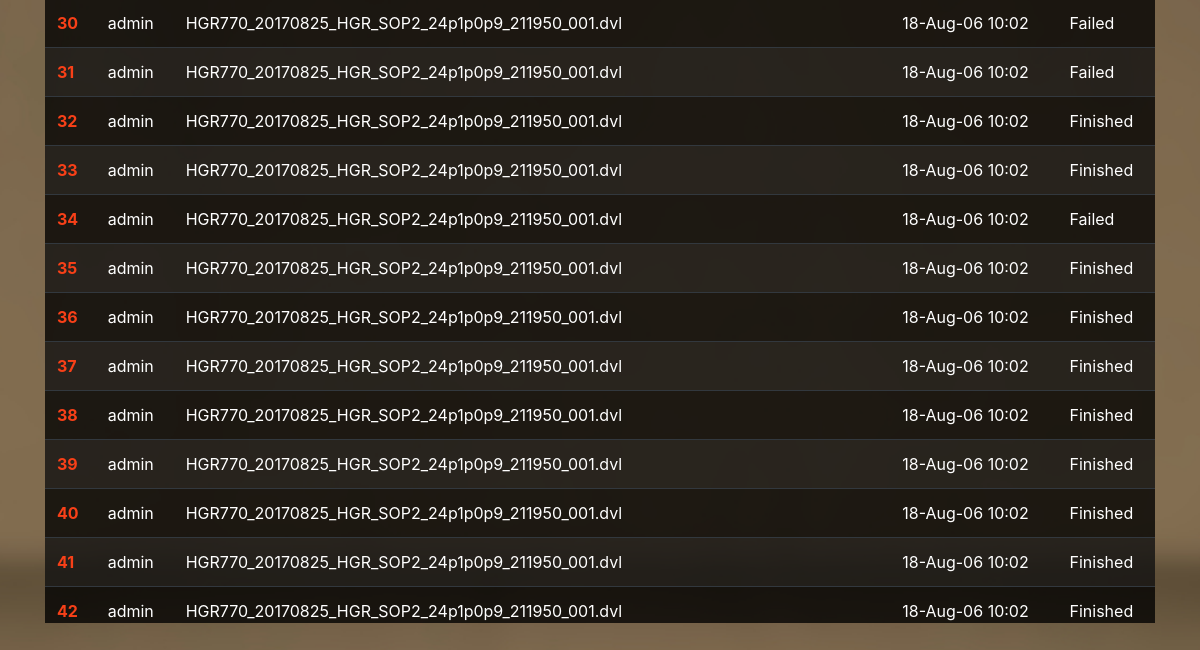
The page /home (signed in, lower part) on the database as committed earlier.
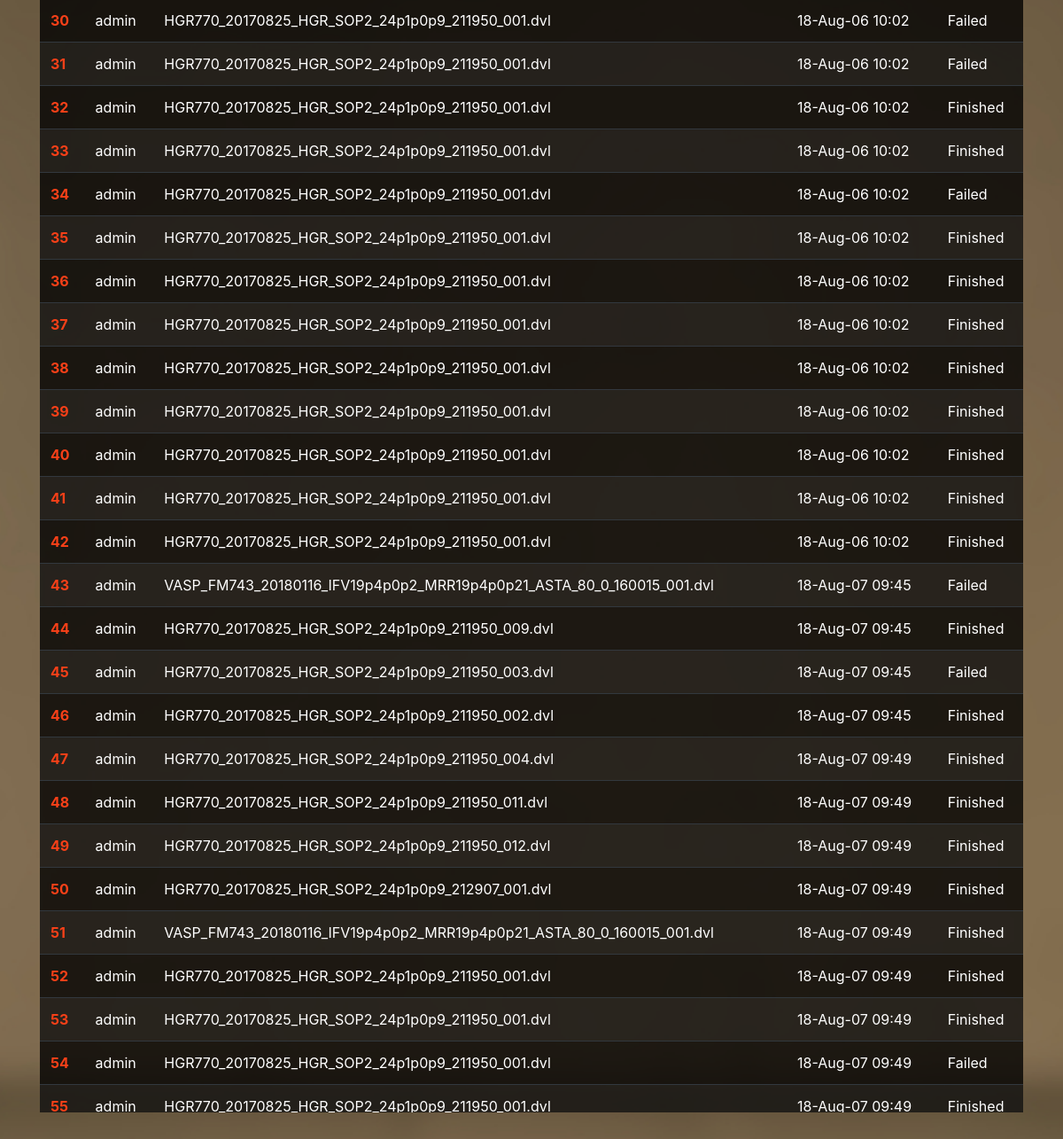
The same page on the database as committed later.
### models.py (models this page shows, shortened)
class Task(db.Model):
    id = db.Column(db.Integer, primary_key=True)
    time_created = db.Column(db.DateTime, default=datetime.now, nullable=False)
    time_update = db.Column(db.DateTime, onupdate=datetime.now)
    status_id = db.Column(db.Integer, db.ForeignKey('status.id', ondelete='SET NULL'), nullable=True)
    status = db.relationship('Status', backref=db.backref('tasks', lazy=True, cascade="all, delete-orphan"))
    file_id = db.Column(db.Integer, db.ForeignKey('file.id', ondelete='SET NULL'), nullable=True)
    file = db.relationship('File', backref=db.backref('tasks', lazy=True, cascade="all, delete-orphan"))
    user_id = db.Column(db.Integer, db.ForeignKey('user.id', ondelete='SET NULL'), nullable=True)
    user = db.relationship('User', backref=db.backref('tasks', lazy=True, cascade="all, delete-orphan"))

class User(db.Model):
    id = db.Column(db.Integer, primary_key=True)
    name = db.Column(db.String(32), unique=True, nullable=False)
    password = db.Column(db.String(128), nullable=False)
    admin = db.Column(db.Boolean, default=False, nullable=False)

class File(db.Model):
    id = db.Column(db.Integer, primary_key=True)
    name = db.Column(db.String(250), nullable=False)
    path = db.Column(db.String(250), nullable=False, unique=True)

class Status(db.Model):
    id = db.Column(db.Integer, primary_key=True)
    name = db.Column(db.String(32), unique=True, nullable=False)

### routes.py (the view)
@app.route('/home')
def view_home():
    if session.get('user_name'):
        user = User.query.filter_by(name=session['user_name']).first()
        return render_template('home.html', tasks=user.tasks, admin=user.admin)
    else:
        return redirect(url_for('view_index'))

### templates/home.html (shortened to what this page needs)
{% extends "layout.html" %}
{% from "layout.html" import large_task_table %}
{% block content %}
	<div class="container container-spaced-medium">
		<div class="row">
			<div class="col">
				{{ large_task_table(tasks) }}
			</div>
		</div>
	</div>
{% endblock %}

### templates/layout.html (shortened to what this page needs)
<!DOCTYPE html>
<html lang="en">
<head>
	<link rel="stylesheet" href="https://maxcdn.bootstrapcdn.com/bootstrap/4.0.0/css/bootstrap.min.css"
>
	<link rel="stylesheet" type="text/css" href="{{ url_for('static', filename='css/style.css') }}">
</head>
<body class="text-white">
{% block content %}
{% endblock %}
</body>
</html>
{% macro large_task_table(tasks, limited=True) %}
	{% if limited %}
		<div class="table-large">
			<table class="table table-striped table-dark bg-transparent-78 table-large">
	{% else %}
		<div>
			<table class="table table-striped table-dark bg-transparent-78">
	{% endif %}
			<tbody>
			{% for task in tasks %}
				<tr>
					<th scope="row"><a href="/task/{{ task.id }}"
									   class="link-aptiv" title="See task log">{{ task.id }}</a></th>
					{% if task.user.name %}
						<td>{{ task.user.name }}</td>
					{% else %}
						<td>(deleted)</td>
					{% endif %}
					<td>{{ task.file.name }}</td>
					<td>{{ task.time_created.strftime('%y-%b-%d %H:%M') }}</td>
					<td><a href="/task/{{ task.id }}" class="link-white"
						   title="See task log">{{ task.status.name }}</a>
					</td>
				</tr>
			{% endfor %}
			</tbody>
		</table>
	</div>
{% endmacro %}

Rows that differ between the two databases and show on the page:
added Task: id "43", user.name "admin", file.name "VASP_FM743_20180116_IFV19p4p0p2_MRR19p4p0p21_ASTA_80_0_160015_001.dvl", time_created "18-Aug-07 09:45", status.name "Failed"
added Task: id "44", user.name "admin", file.name "HGR770_20170825_HGR_SOP2_24p1p0p9_211950_009.dvl", time_created "18-Aug-07 09:45", status.name "Finished"
added Task: id "45", user.name "admin", file.name "HGR770_20170825_HGR_SOP2_24p1p0p9_211950_003.dvl", time_created "18-Aug-07 09:45", status.name "Failed"
added Task: id "46", user.name "admin", file.name "HGR770_20170825_HGR_SOP2_24p1p0p9_211950_002.dvl", time_created "18-Aug-07 09:45", status.name "Finished"
added Task: id "47", user.name "admin", file.name "HGR770_20170825_HGR_SOP2_24p1p0p9_211950_004.dvl", time_created "18-Aug-07 09:49", status.name "Finished"
added Task: id "48", user.name "admin", file.name "HGR770_20170825_HGR_SOP2_24p1p0p9_211950_011.dvl", time_created "18-Aug-07 09:49", status.name "Finished"
added Task: id "49", user.name "admin", file.name "HGR770_20170825_HGR_SOP2_24p1p0p9_211950_012.dvl", time_created "18-Aug-07 09:49", status.name "Finished"
added Task: id "50", user.name "admin", file.name "HGR770_20170825_HGR_SOP2_24p1p0p9_212907_001.dvl", time_created "18-Aug-07 09:49", status.name "Finished"
added Task: id "51", user.name "admin", file.name "VASP_FM743_20180116_IFV19p4p0p2_MRR19p4p0p21_ASTA_80_0_160015_001.dvl", time_created "18-Aug-07 09:49", status.name "Finished"
added Task: id "52", user.name "admin", file.name "HGR770_20170825_HGR_SOP2_24p1p0p9_211950_001.dvl", time_created "18-Aug-07 09:49", status.name "Finished"
added Task: id "53", user.name "admin", file.name "HGR770_20170825_HGR_SOP2_24p1p0p9_211950_001.dvl", time_created "18-Aug-07 09:49", status.name "Finished"
added Task: id "54", user.name "admin", file.name "HGR770_20170825_HGR_SOP2_24p1p0p9_211950_001.dvl", time_created "18-Aug-07 09:49", status.name "Failed"
added Task: id "55", user.name "admin", file.name "HGR770_20170825_HGR_SOP2_24p1p0p9_211950_001.dvl", time_created "18-Aug-07 09:49", status.name "Finished"
